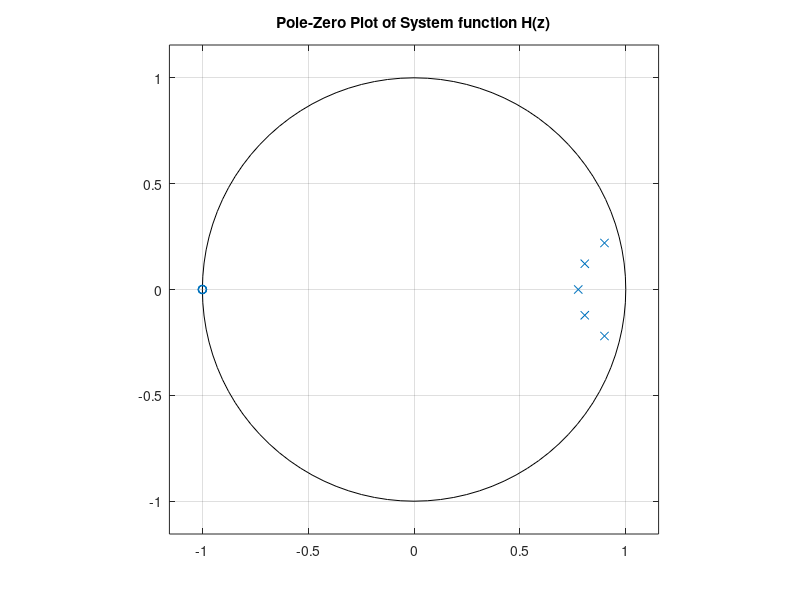
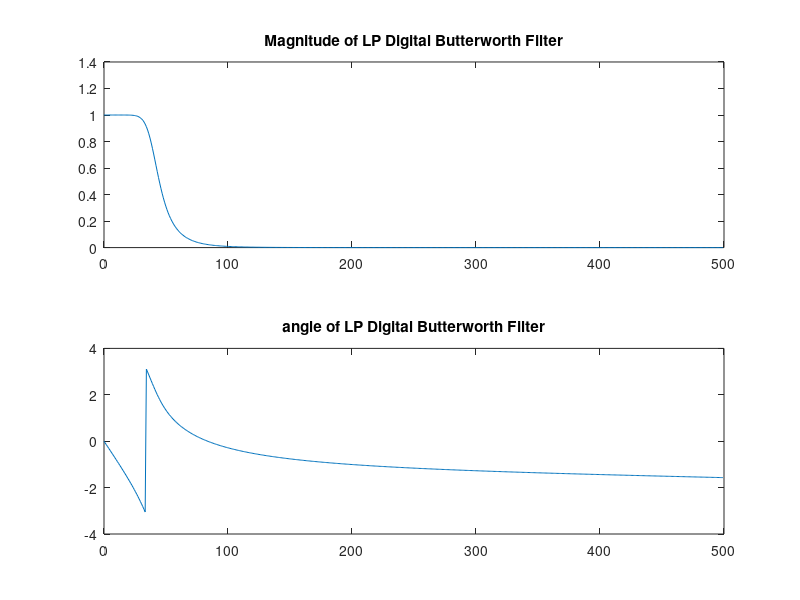
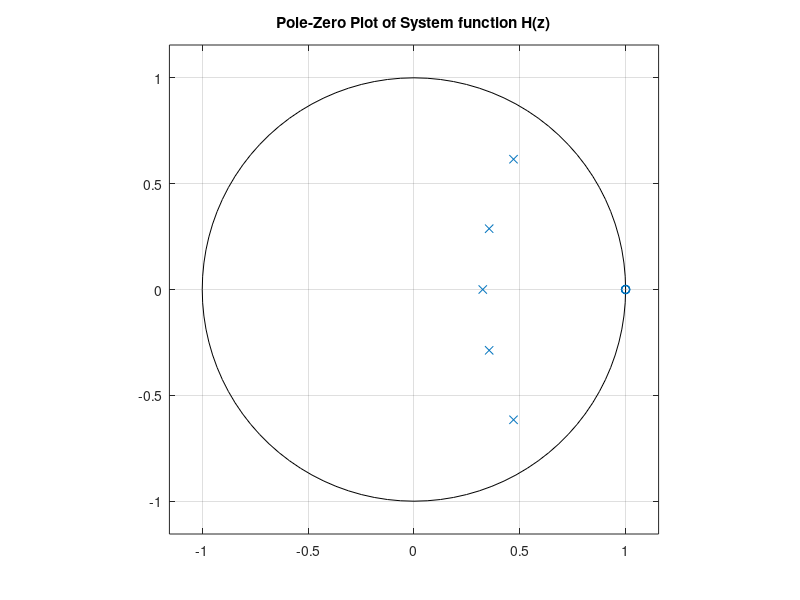
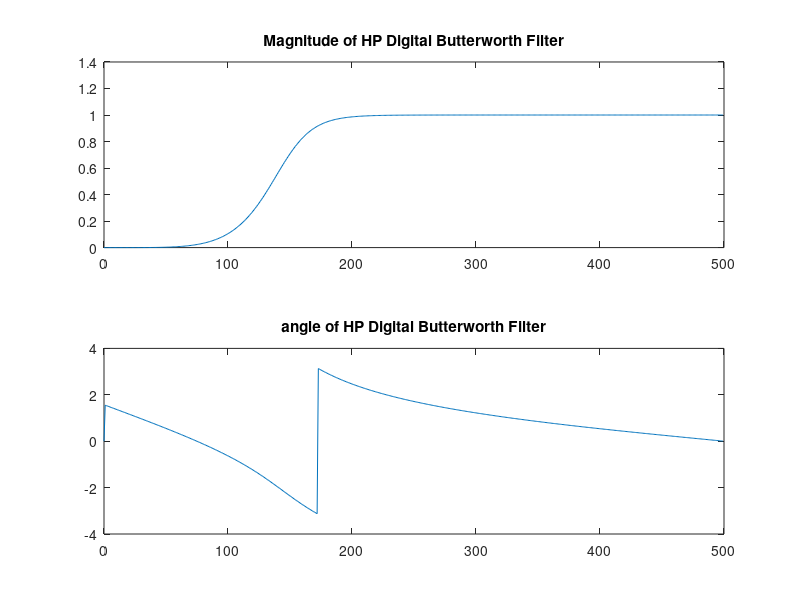

MATLAB code to generate these figures, in order:
% Yeshwantrao Chavan College of Engineering, Nagpur
% Department of Electronics and Telecommunication
% Name of course: Digital Signal Processing Lab
% Course Code:ET2352
% Name: Rutuja Saharkar
close all;
clc;
clear all;
%% Experiment No.5: 
% TO STUDY BUTTERWORTH LOWPASS, HIGHPASS, BANDPASS AND STOPBAND FILTERS.

%% Exercise No:01
% For data sampled at 1000 Hz, design a low pass butterworth filter with 
% less than 3 dB of ripple in the passband, defined from 0 to 40 Hz, and 
% at least 60 dB of attenuation in the stopband, defined from 150 Hz to 
% the Nyquist frequency (500 Hz).Plot magnitude and angle of low pass 
% butterworth filter:

Fs=1000;
Wp = 2*40/Fs; Ws = 2*150/Fs;
[N,Wc] = buttord(Wp,Ws,3,60);
fprintf('Order of Butterworth Lowpass Filter is N=%d\n ',N)
fprintf('Cut-off Frequency of Butterworth Lowpass Filter is Wc=%f\n ',Wc)
[b,a] = butter(N,Wc);
figure,
zplane(b,a)
title('Pole-Zero Plot of System function H(z)')
[H,f]=freqz(b,a,512,Fs);
figure,
subplot(2,1,1)
plot(f,abs(H))
title('Magnitude of LP Digital Butterworth Filter')
subplot(2,1,2)
plot(f,angle(H))
title('angle of LP Digital Butterworth Filter')
%% Exercise No:02
% For data sampled at 1000 Hz, design a high pass butterworth filter with 
% less than 3 dB of ripple in the passband, defined from 0 to 150 Hz, and 
% at least 60 dB of attenuation in the stopband, defined from 40 Hz to 
% the Nyquist frequency (500 Hz). Plot magnitude and angle of high pass 
% butterworth filter:
Fs=1000;
Wp = 2*150/Fs; Ws = 2*40/Fs;
[N,Wc] = buttord(Wp,Ws,3,60);
fprintf('Order of Butterworth Lowpass Filter is N=%d\n ',N)
fprintf('Cut-off Frequency of Butterworth Lowpass Filter is Wc=%f\n ',Wc)
[b,a] = butter(N,Wc,'high');
figure,
zplane(b,a)
title('Pole-Zero Plot of System function H(z)')
[H,f]=freqz(b,a,512,Fs);
figure,
subplot(2,1,1)
plot(f,abs(H))
title('Magnitude of HP Digital Butterworth Filter')
subplot(2,1,2)
plot(f,angle(H))
title('angle of HP Digital Butterworth Filter')
%% Exercise No:03
% Design a Bandpass Butterworth filter with passband frequency of 
% 60 Hz to 200 Hz with less than 3dB of ripple in the passband, defined 
% from 40dB attenuation  in the stopband that are 50Hz on both sides of the
% sideband f(s)=1000 Hz   
Fs=1000;
Wp1= 2*60/Fs;
Wp2= 2*200/Fs;
Wp=[Wp1 Wp2];
Ws1 = 2*50/Fs;
Ws2 = 2*250/Fs;
Ws=[Ws1 Ws2];
[N,Wc] = buttord(Wp,Ws,3,40);
fprintf('Order of Butterworth Lowpass Filter is N=%d\n ',N)
fprintf('Cut-off Frequency of Butterworth Lowpass Filter is Wc=%f\n ',Wc)
[b,a] = butter(N,Wc);
figure,
zplane(b,a)
title('Pole-Zero Plot of System function H(z)')
[H,f]=freqz(b,a,512,Fs);
figure,
subplot(2,1,1)
plot(f,abs(H))
title('Magnitude of HP Digital Bandpass Butterworth Filter')
subplot(2,1,2)
plot(f,angle(H))
title('angle of HP Digital Bandpass Butterworth Filter')
%% Exercise No:04
% Design digital Bandstop filter using BLT and Butterworth approximations 
% for the following specifications:
% lower passband egde=25Hz;upper passband edge=225Hz
% lower stopband egde=100Hz;upper stopband edge=150Hz
% stopband attenuation 18dB 
% passband attenuation 3dB 
Fs=1000;
Ws1 = 2*100/Fs;
Ws2 = 2*150/Fs;
Ws=[Ws1 Ws2];
Wp1= 2*25/Fs;
Wp2= 2*225/Fs;
Wp=[Wp1 Wp2];
[N,Wc] = buttord(Wp,Ws,3,18);
fprintf('Order of Butterworth Lowpass Filter is N=%d\n ',N)
fprintf('Cut-off Frequency of Butterworth Lowpass Filter is Wc=%f\n ',Wc)
[b,a] = butter(N,Wc,'stop');
figure,
zplane(b,a)
title('Pole-Zero Plot of System function H(z)')
[H,f]=freqz(b,a,512,Fs);
figure,
subplot(2,1,1)
plot(f,abs(H))
title('Magnitude of HP Digital Bandstop Butterworth Filter')
subplot(2,1,2)
plot(f,angle(H))
title('angle of HP Digital Bandstop Butterworth Filter')
%% Conclusion:
% The above experiment is helpful for studying the difference between
% various Butterworth filters like lowpass,highpass,bandpass and bandstop
% filters with suitable graphs for pole-zero plot and magnitude,phase
% plots. 
